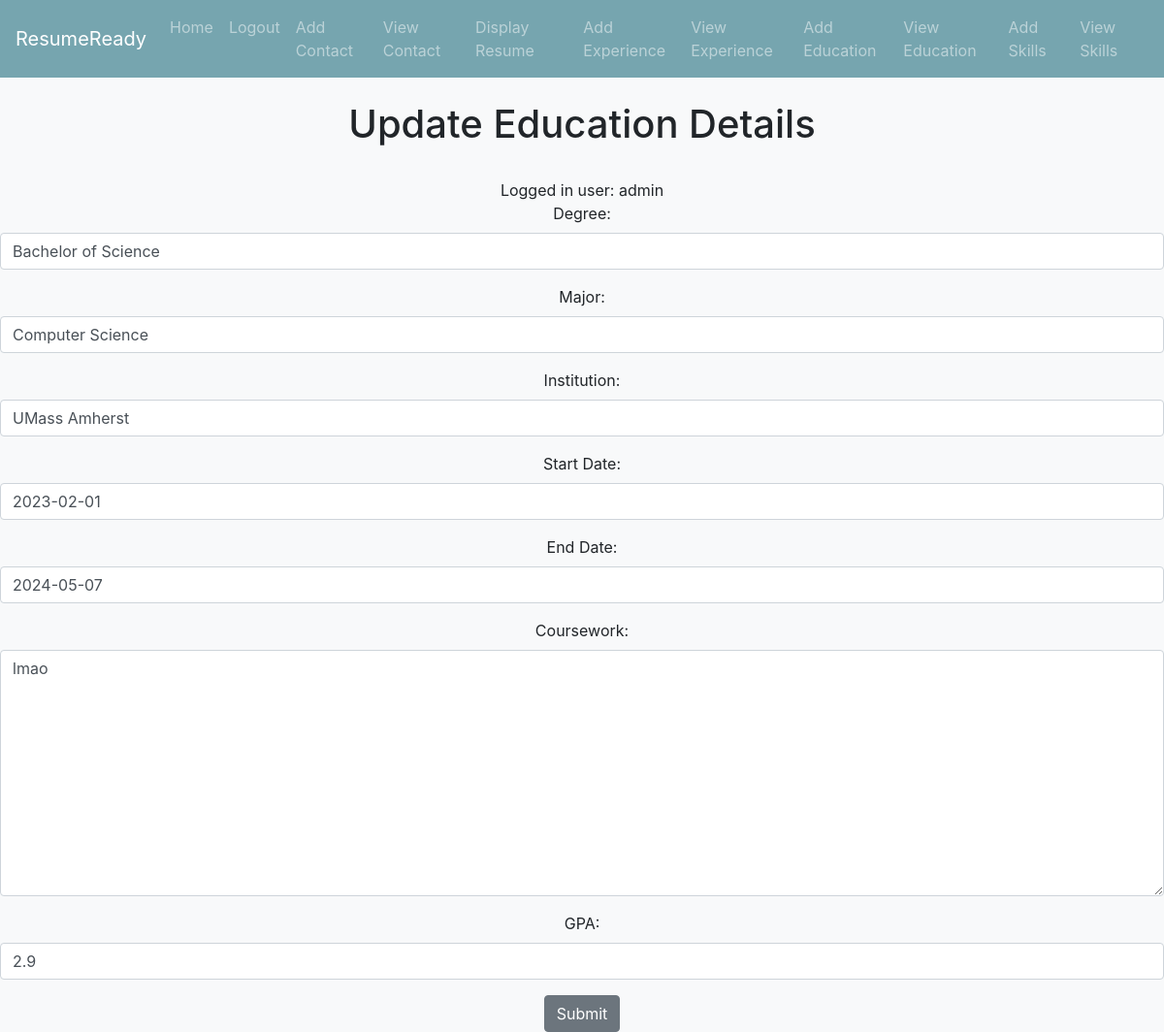
/update_education/4 (signed in), run on an earlier commit of the app's database.
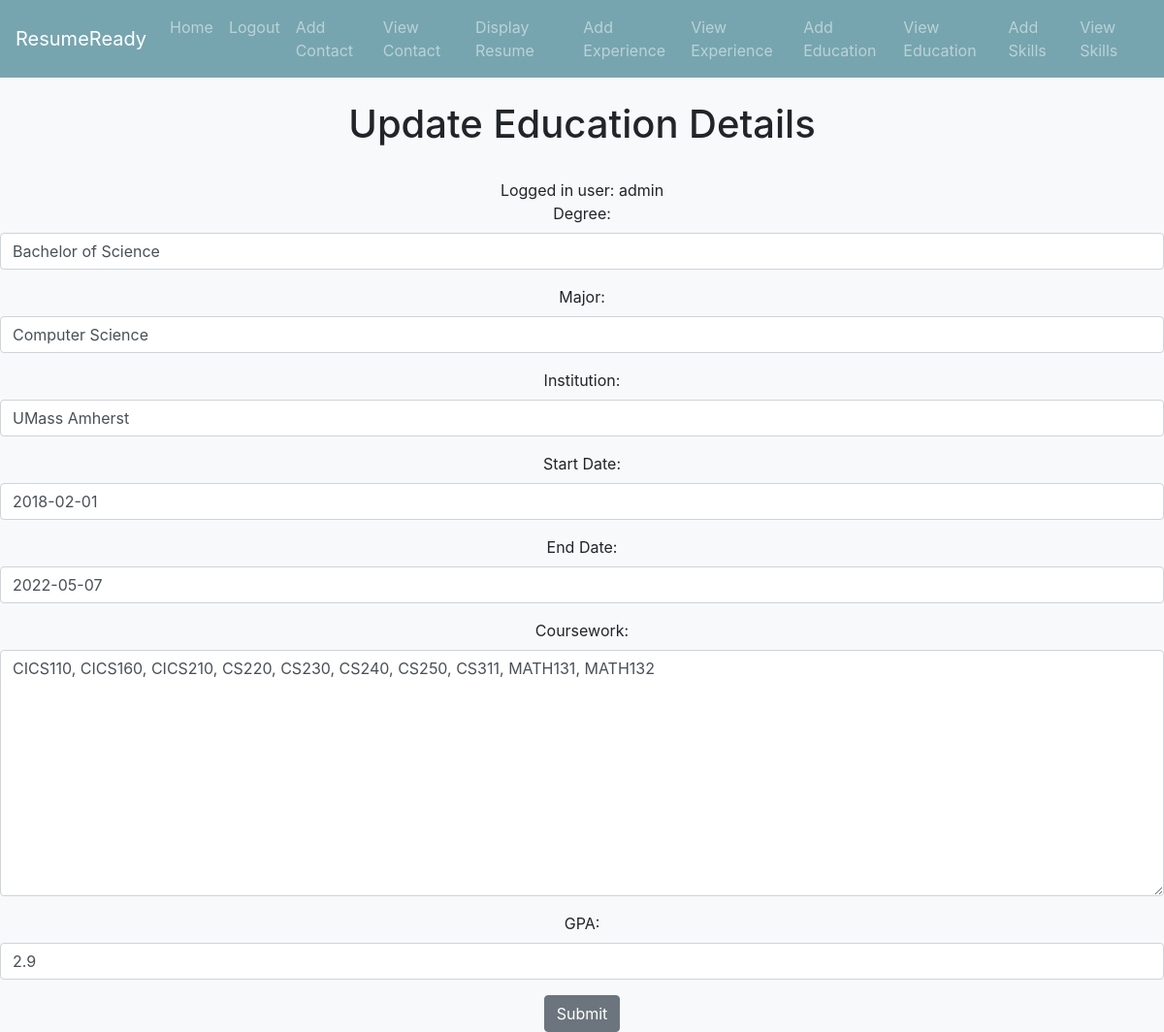
And on a later commit of the database.
### details/models.py (models this page shows, shortened)
class Education(models.Model):
    degree = models.CharField('Degree', max_length=30)
    major = models.CharField('Major', max_length=30)
    institution = models.CharField('Institution', max_length=30)
    start_date = models.DateField('Start Date')
    end_date = models.DateField('End Date')
    coursework = models.TextField(blank=True)
    gpa = models.FloatField('GPA')
    owner = models.IntegerField('Education Owner', blank=False, default=1)

### details/views.py (the view)
# urls.py: path('update_education/<educ_id>', views.update_education, name='update-education'),
def update_education(request, educ_id):
    educ = Education.objects.get(pk=educ_id)
    form = EducationForm(request.POST or None, instance=educ)
    if form.is_valid():
        form.save()
        return redirect('view-education')
    return render(request, 'details/update_education.html', {'form': form, 'education': educ})

### details/forms.py
class EducationForm(ModelForm):
    class Meta:
        model = Education
        fields = ('degree', 'major', 'institution', 'start_date', 'end_date', 'coursework', 'gpa')
    def __init__(self, *args, **kwargs):
        super(EducationForm, self).__init__(*args, **kwargs)
        self.fields['degree'].widget.attrs['class'] = 'form-control'
        self.fields['major'].widget.attrs['class'] = 'form-control'
        self.fields['institution'].widget.attrs['class'] = 'form-control'
        self.fields['start_date'].widget.attrs['class'] = 'form-control'
        self.fields['end_date'].widget.attrs['class'] = 'form-control'
        self.fields['coursework'].widget.attrs['class'] = 'form-control'
        self.fields['gpa'].widget.attrs['class'] = 'form-control'

### details/templates/details/update_education.html (shortened to what this page needs)
{% extends 'details/base.html'%}
{% block content %}
<center>
    <h1>Update Education Details</h1>
    {% if user.is_authenticated %}
        <br>
        Logged in user: {{ user }}
        <br>
            <form action="" method="post">
                {{ form.as_p }}
                <input type="submit" value="Submit" class="btn btn-secondary">
            </form>
    {% else %}
        <h2> You need to be authenticated to access this page!</h2>
    {% endif %}
</center>
{% endblock %}

What changed in the data, as far as the page shows it:
changed Education "Bachelor of Science": start_date "2023-02-01" → "2018-02-01"; end_date "2024-05-07" → "2022-05-07"; coursework "lmao" → "CICS110, CICS160, CICS210, CS220, CS230, CS240, CS250, CS311, MATH131, MATH132"
